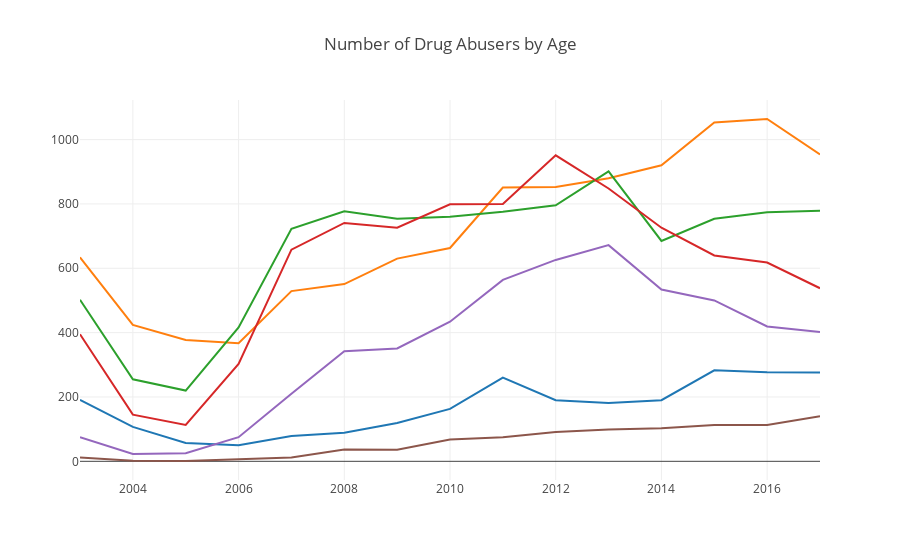

Here is the notebook cell this chart was saved with:
### Code cell
import plotly.plotly as py
from plotly.offline import download_plotlyjs, init_notebook_mode, plot, iplot
import plotly.graph_objs as go

init_notebook_mode(connected=True)

age_list =['Below 20','20-29','30-39','40-49','50-59','60 & above']
data_age=[]
for category in age_list:
    data = go.Scatter(
        x=by_age_pivot_Total['year'],
        y=by_age_pivot_Total[category],
        mode='lines',
        name=category
        )
    data_age.append(data)
    
layout = dict(title = 'Number of Drug Abusers by Age', showlegend=False)
fig = dict(data=data_age, layout=layout)
iplot(fig, filename = 'jupyter/by-age')

### Figure 1 — Plotly figure (JSON) as saved in the notebook; plotly's stock layout.template omitted (floating-point values rounded to 4 significant figures)
{"data": [{"mode": "lines", "name": "Below 20", "type": "scatter", "x": [2003, 2004, 2005, 2006, 2007, 2008, 2009, 2010, 2011, 2012, 2013, 2014, 2015, 2016, 2017], "y": [191, 107, 57, 50, 79, 89, 119, 163, 260, 190, 181, 190, 283, 277, 276]}, {"mode": "lines", "name": "20-29", "type": "scatter", "x": [2003, 2004, 2005, 2006, 2007, 2008, 2009, 2010, 2011, 2012, 2013, 2014, 2015, 2016, 2017], "y": [634, 424, 377, 367, 529, 551, 630, 663, 851, 853, 880, 920, 1053, 1064, 954]}, {"mode": "lines", "name": "30-39", "type": "scatter", "x": [2003, 2004, 2005, 2006, 2007, 2008, 2009, 2010, 2011, 2012, 2013, 2014, 2015, 2016, 2017], "y": [502, 255, 220, 416, 723, 777, 754, 760, 776, 796, 901, 685, 754, 774, 779]}, {"mode": "lines", "name": "40-49", "type": "scatter", "x": [2003, 2004, 2005, 2006, 2007, 2008, 2009, 2010, 2011, 2012, 2013, 2014, 2015, 2016, 2017], "y": [395, 145, 113, 303, 658, 741, 726, 799, 800, 951, 848, 726, 640, 618, 538]}, {"mode": "lines", "name": "50-59", "type": "scatter", "x": [2003, 2004, 2005, 2006, 2007, 2008, 2009, 2010, 2011, 2012, 2013, 2014, 2015, 2016, 2017], "y": [75, 23, 25, 75, 210, 342, 351, 434, 564, 626, 672, 534, 500, 419, 402]}, {"mode": "lines", "name": "60 & above", "type": "scatter", "x": [2003, 2004, 2005, 2006, 2007, 2008, 2009, 2010, 2011, 2012, 2013, 2014, 2015, 2016, 2017], "y": [12, 2, 1, 7, 12, 37, 36, 68, 75, 91, 99, 103, 113, 113, 140]}], "layout": {"showlegend": false, "title": "Number of Drug Abusers by Age"}}
